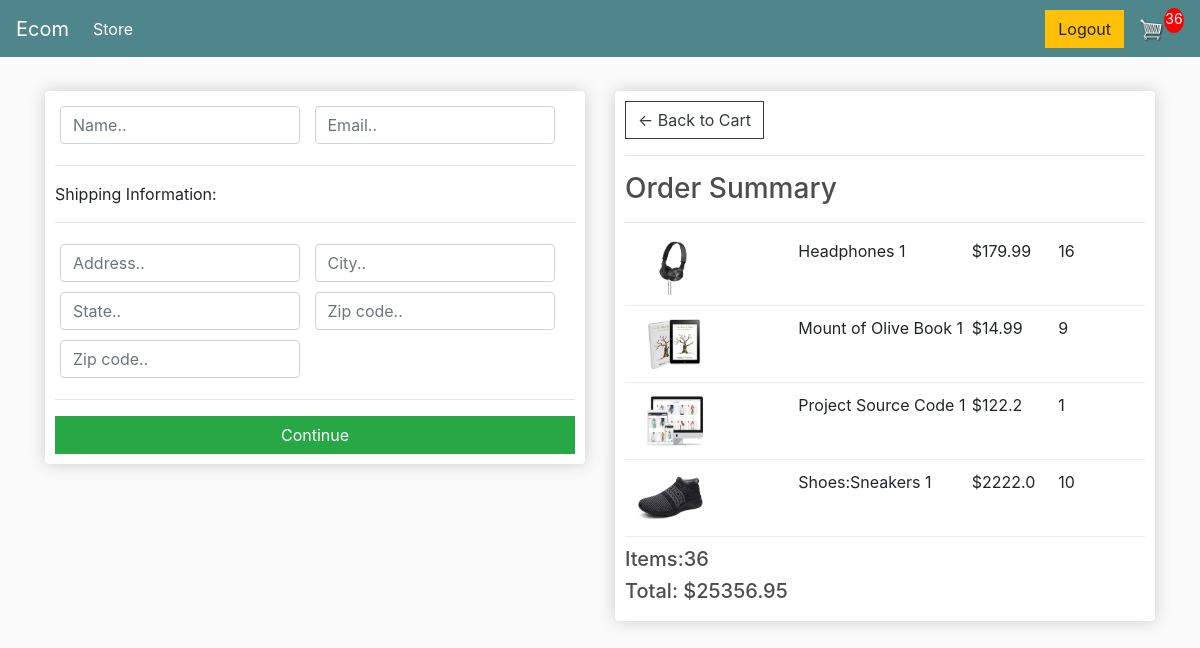
Screenshot of /checkout/ (signed in) with the database file from the repository.
### store/models.py (models this page shows, shortened)
class OrderItem(models.Model):
  product=models.ForeignKey(Product,on_delete=models.SET_NULL,blank=True,null=True)
  order=models.ForeignKey(Order,on_delete=models.SET_NULL,blank=True,null=True)
  quantity=models.IntegerField(default=0,null=True,blank=True)
  date_added=models.DateTimeField(auto_now_add=True)
  @property
  def get_total(self):
    total=self.product.price*self.quantity
    return total

class Product(models.Model):
  name=models.CharField(max_length=200)
  price=models.FloatField()
  digital=models.BooleanField(default=False,null=True,blank=True)
  image=models.ImageField(null=True,blank=True)

class Order(models.Model):
  customer=models.ForeignKey(Customer,on_delete=models.SET_NULL,null=True,blank=True)
  date_ordered=models.DateTimeField(auto_now_add=True)
  complete=models.BooleanField(default=False)
  transaction_id=models.CharField(max_length=100,null=True)
  @property
  def get_cart_total(self):
    orderitems=self.orderitem_set.all()
    total=sum([item.get_total for item in orderitems ])
    return total
  @property
  def get_cart_items(self):
    orderitems=self.orderitem_set.all()
    total=sum([item.quantity for item in orderitems ])
    return total
  @property
  def shipping(self):
    shipping=False
    orderitems=self.orderitem_set.all()
    for i in orderitems:
      if i.product.digital==False:
        shipping=True
    return shipping

### store/views.py (the view)
# urls.py: path('checkout/', views.checkout, name="checkout"),
def checkout(request):
	if request.user.is_authenticated:
		customer=Customer.objects.filter(user=request.user).first()
		order,created=Order.objects.get_or_create(customer=customer,complete=False)
		items=order.orderitem_set.all()
		cartItems=order.get_cart_items
	else:
		customer=       customer = Customer.objects.create(user=request.user, name=request.user.username, email=request.user.email)
		items=[]
		order={'get_cart_tptal':0,'get_cart_items':0}
		cartItems=order['get_cart_items']
	context={'items':items,'order':order,'cartItems':cartItems}
	return render(request, 'store/checkout.html', context)

### store/templates/store/checkout.html (shortened to what this page needs)
{% extends 'store/main.html' %}
{% load static %}
{% block content %}
     <div class="row">
		<div class="col-lg-6">
			<div class="box-element" id="form-wrapper">
				<form id="form">
					<div id="user-info">
						<div class="form-field">
							<input required class="form-control" type="text" name="name" placeholder="Name..">
						</div>
						<div class="form-field">
							<input required class="form-control" type="email" name="email" placeholder="Email..">
						</div>
					</div>
					<div id="shipping-info">
						<hr>
						<p>Shipping Information:</p>
						<hr>
						<div class="form-field">
							<input class="form-control" type="text" name="address" placeholder="Address..">
						</div>
						<div class="form-field">
							<input class="form-control" type="text" name="city" placeholder="City..">
						</div>
						<div class="form-field">
							<input class="form-control" type="text" name="state" placeholder="State..">
						</div>
						<div class="form-field">
							<input class="form-control" type="text" name="zipcode" placeholder="Zip code..">
						</div>
						<div class="form-field">
							<input class="form-control" type="text" name="country" placeholder="Zip code..">
						</div>
					</div>
					<hr>
					<input id="form-button" class="btn btn-success btn-block" type="submit" value="Continue">
				</form>
			</div>
			<br>
		</div>
		<div class="col-lg-6">
			<div class="box-element">
				<a  class="btn btn-outline-dark" href="{% url 'cart' %}">&#x2190; Back to Cart</a>
				<hr>
				<h3>Order Summary</h3>
				<hr>
				{% for item in items %}
				<div class="cart-row">
					<div style="flex:2"><img class="row-image" src="{{item.product.image.url}}"></div>
					<div style="flex:2"><p>{{item.product.name}} 1</p></div>
					<div style="flex:1"><p>${{item.product.price}}</p></div>
					<div style="flex:1"><p>{{item.quantity}}</p></div>
				</div>
				{% endfor %}
				<h5>Items:{{order.get_cart_items}}</h5>
				<h5>Total: ${{order.get_cart_total|floatformat:2}}</h5>
			</div>
		</div>
	</div>
{% endblock content %}

### static/css/main.css (style rules this page uses)
body { background-color: hsl(0, 0%, 98%); }
h1,h2,h3,h4,h5,h6 { color:hsl(0, 0%, 30%); }
.box-element { box-shadow:hsl(0, 0%, 80%) 0 0 16px; background-color: #fff; border-radius: 4px; padding: 10px; }
.col-lg-4, .col-lg-6, .col-lg-8, .col-lg-12 { margin-top: 10px; }
.btn { border-radius: 0; }
.row-image { width: 100px; }
.form-field { width:250px; display: inline-block; padding: 5px; }
.cart-row { display: flex; align-items: flex-stretch; padding-bottom: 10px; margin-bottom: 10px; border-bottom: 1px solid #ececec; }

### rows the page displays
OrderItem: product.image (picture), product.name "Headphones", product.price "179.99", quantity "16"
OrderItem: product.image (picture), product.name "Mount of Olive Book", product.price "14.99", quantity "9"
OrderItem: product.image (picture), product.name "Project Source Code", product.price "122.2", quantity "1"
OrderItem: product.image (picture), product.name "Shoes:Sneakers", product.price "2222.0", quantity "10"
Order: get_cart_items "36", get_cart_total "25356.95"

### other values shown
{{ cartItems }} "36"
